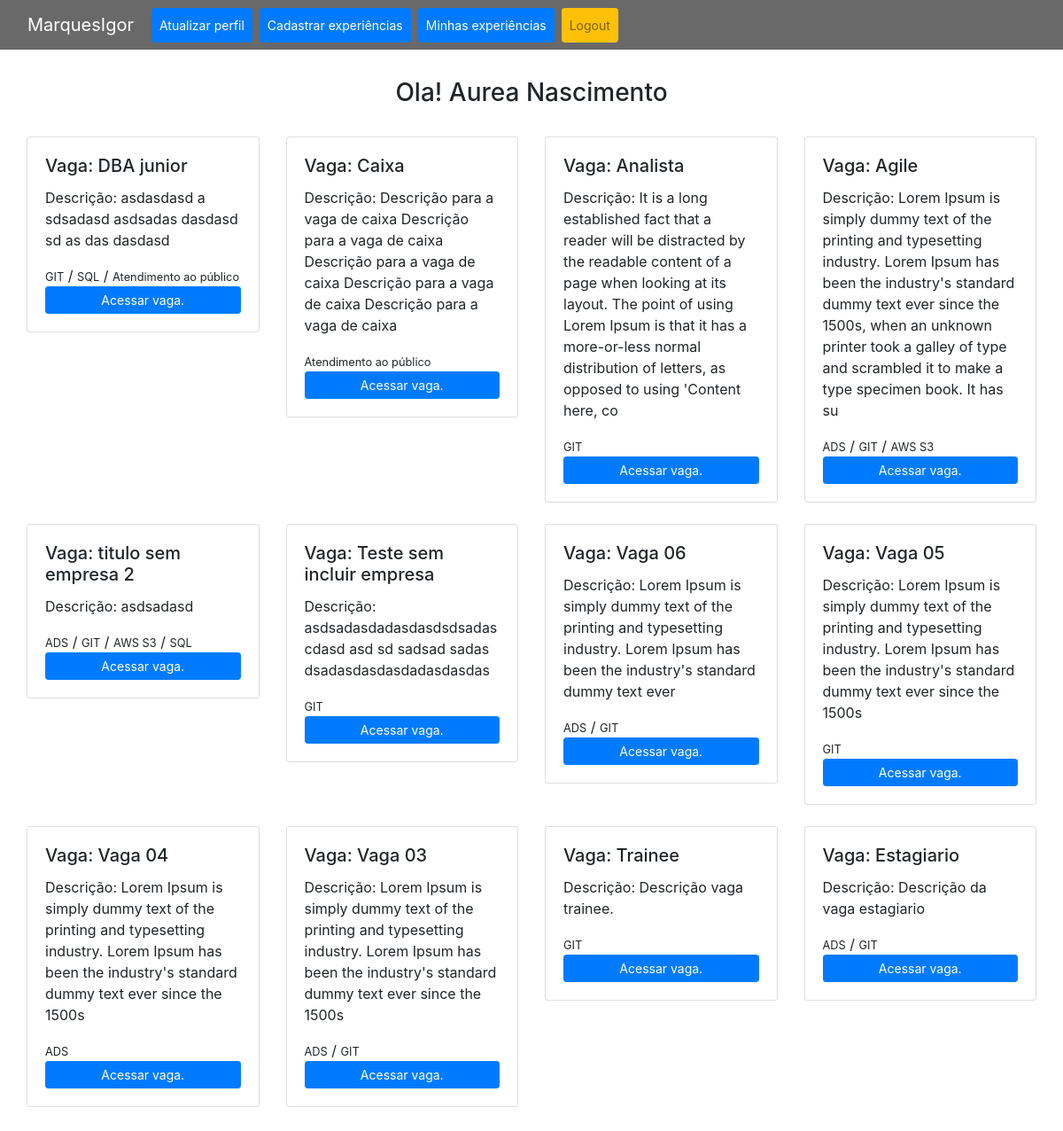
The app's page /candidate/ (signed in) with its own data.
### app_company/models.py (models this page shows, shortened)
class Jobs(models.Model):
    company = models.CharField(
        max_length=255, null=False, verbose_name='Empresa contratante')
    title = models.CharField(max_length=255, null=False,
                             verbose_name='Título da vaga')
    requirements = models.ManyToManyField(
        Requirements, verbose_name='Requisitos')
    minimum_schooling = models.CharField(
        max_length=45, null=True, choices=MINIMUM_SCHOOLING_CHOICES,
        verbose_name='Escolaridade')
    salary_range = models.CharField(
        max_length=45, null=False, choices=SALARY_CHOICES,
        verbose_name='Faixa salarial')
    description = models.TextField(
        null=False, max_length=255, verbose_name='Descrição da vaga')
    created_at = models.DateTimeField(auto_now_add=True, blank=True)
    updated_at = models.DateTimeField(auto_now=True, blank=True)
    is_active = models.BooleanField(default=True)

class Requirements(models.Model):
    name = models.CharField(
        max_length=45, unique=True, null=False, verbose_name='Tipo de requisito')

### app_candidate/views.py (the view)
# urls.py: path("", HomeCandidateView.as_view(), name="home_candidate"),
class HomeCandidateView(LoginRequiredMixin, ListView):
    template_name = 'home_candidate.html'
    model = Jobs
    queryset = Jobs.objects.filter(is_active=True).order_by('-created_at')
    context_object_name = 'jobs_list'
    login_url = reverse_lazy('app_candidate:login_candidate')
    def dispatch(self, request: HttpRequest, *args: Any, **kwargs: Any):
        if not self.request.user.is_authenticated:
            messages.warning(self.request, 'Você precisa estar logado!')
            return redirect(self.get_login_url())
        return super().dispatch(request, *args, **kwargs)

### app_candidate/templates/home_candidate.html (shortened to what this page needs)
{% extends 'base_candidates.html' %}
{% block content %}
{% include 'partials/_nav_candidate.html' %}
{% if user.is_authenticated %}
<div class="container-sm col-lg-6" style=" max-width: 96rem">
    <h3 style="text-align: center; margin-top: 2rem">Ola! {{user.first_name}} {{user.last_name}}</h3>
    {% else %}
    <h5 class="text-center" style="margin-top: 5rem;">Seja bem vindo visitante, para ter acesso as vagas, necessário
        realizar login</h5>
</div>
{% endif %}
<div class="container-sm col-lg-12 mb-2" style=" max-width: 96rem; margin-top: 2rem">
    <div class="row mt-3">
    {% if jobs_list %}
    {% for jobs in jobs_list %}
        <div class="col-sm-3">
            <div class="card mb-4" style="max_width: 18rem; max_height: 18rem">
                <div class="card-body">
                    <h5 class="card-title">Vaga: {{ jobs.title }}</h5>
                    <p class="card-text">Descrição: {{ jobs.description }}</p>
                    {% for requirement in jobs.requirements.all %}
                    <p style="display:inline; font-size:0.8rem;">{{ requirement.name }}</p>
                    {% if not forloop.last %}/ {% endif %}
                    {% endfor %}
                    <a href="{% url 'app_candidate:list_jobs_candidate' jobs.id %}" style="display:block" class="btn btn-primary btn-sm">Acessar vaga.</a>
                </div>
            </div>
        </div>
        {% endfor %}
        {% endif %}
    </div>
</div>
{% endblock content %}

### records on screen
Jobs: title "DBA junior", description "asdasdasd a sdsadasd asdsadas dasdasd sd as das dasdasd"
Requirements: name "GIT"
Requirements: name "SQL"
Requirements: name "Atendimento ao público"
Jobs: title "Caixa", description "Descrição para a vaga de caixa Descrição para a vaga de caixa Descrição para a vaga de caixa Descrição para a vaga de caixa Descrição para a vaga de caixa"
Jobs: title "Analista", description "It is a long established fact that a reader will be distracted by the readable content of a page when looking at its layout. The point of using Lorem Ipsum is that it has a more-or-less normal distribution of letters, as opposed to using 'Content here, co"
Jobs: title "Agile", description "Lorem Ipsum is simply dummy text of the printing and typesetting industry. Lorem Ipsum has been the industry's standard dummy text ever since the 1500s, when an unknown printer took a galley of type and scrambled it to make a type specimen book. It has su"
Requirements: name "ADS"
Requirements: name "AWS S3"
Jobs: title "titulo sem empresa 2", description "asdsadasd"
Jobs: title "Teste sem incluir empresa", description "asdsadasdadasdasdsdsadascdasd asd sd sadsad sadas dsadasdasdasdadasdasdas"
Jobs: title "Vaga 06", description "Lorem Ipsum is simply dummy text of the printing and typesetting industry. Lorem Ipsum has been the industry's standard dummy text ever"
Jobs: title "Vaga 05", description "Lorem Ipsum is simply dummy text of the printing and typesetting industry. Lorem Ipsum has been the industry's standard dummy text ever since the 1500s"
Jobs: title "Vaga 04", description "Lorem Ipsum is simply dummy text of the printing and typesetting industry. Lorem Ipsum has been the industry's standard dummy text ever since the 1500s"
Jobs: title "Vaga 03", description "Lorem Ipsum is simply dummy text of the printing and typesetting industry. Lorem Ipsum has been the industry's standard dummy text ever since the 1500s"
Jobs: title "Trainee", description "Descrição vaga trainee."
Jobs: title "Estagiario", description "Descrição da vaga estagiario"

### other values on screen
{{ user.first_name }} "Aurea"
{{ user.last_name }} "Nascimento"
